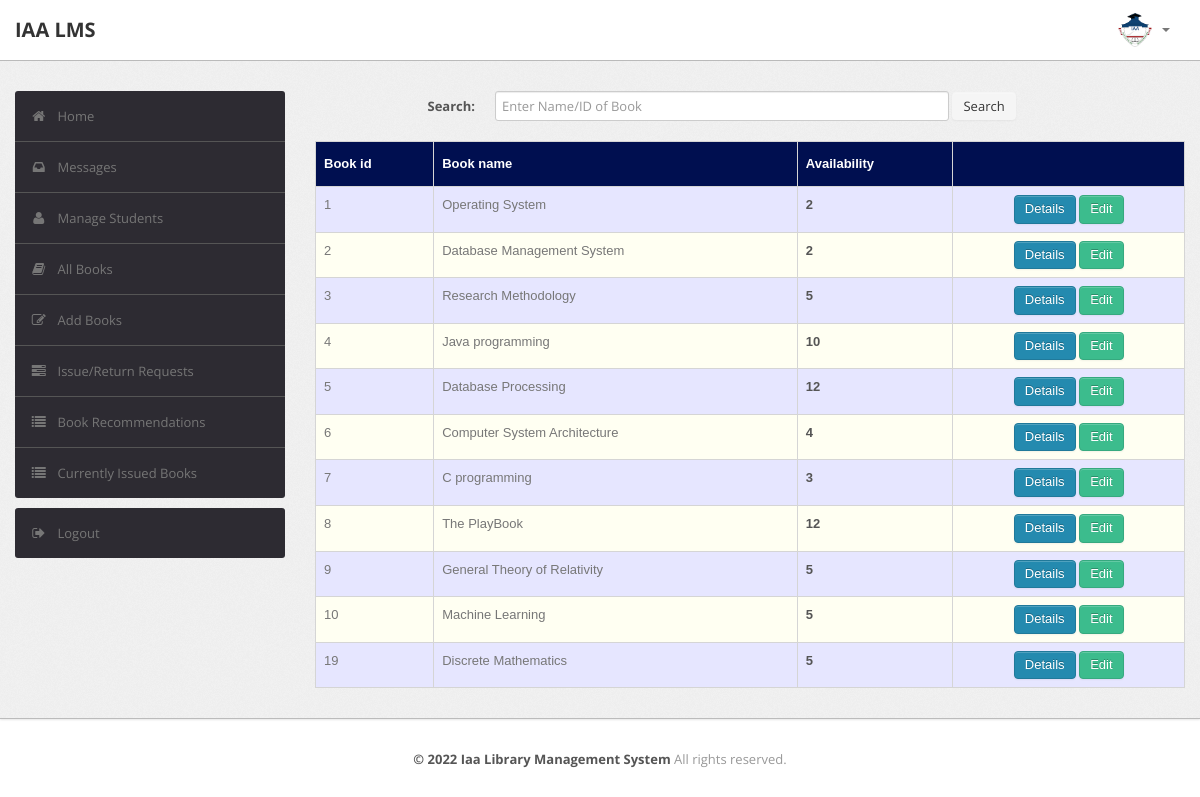
/staffs/librarian/book.php (signed in), run on the app's committed database.
### tables this page shows
CREATE TABLE `book` (
  `BookId` int(10) NOT NULL,
  `Title` varchar(50) DEFAULT NULL,
  `Publisher` varchar(50) DEFAULT NULL,
  `Year` varchar(50) DEFAULT NULL,
  `Availability` int(5) DEFAULT NULL
);

### staffs/librarian/book.php (the view, shortened to what this page needs)
<?php
require('dbconn.php');
?>
<?php
if ($_SESSION['RegNo']) {
    ?>
<!DOCTYPE html>
<html lang="en">
    <head>
        <link type="text/css" href="bootstrap/css/bootstrap.min.css" rel="stylesheet">
        <link type="text/css" href="bootstrap/css/bootstrap-responsive.min.css" rel="stylesheet">
        <link type="text/css" href="css/theme.css" rel="stylesheet">
        <link type="text/css" href="images/icons/css/font-awesome.css" rel="stylesheet">
    </head>
    <body>
        <div class="navbar navbar-fixed-top">
            <div class="navbar-inner">
                <div class="container">
                        <a class="brand" href="index.php">IAA LMS </a>
                    <div class="nav-collapse collapse navbar-inverse-collapse">
                        <ul class="nav pull-right">
                            <li class="nav-user dropdown"><a href="#" class="dropdown-toggle" data-toggle="dropdown">
                                <img src="images/iaa.png" class="nav-avatar" />
                                <b class="caret"></b></a>
                            </li>
                        </ul>
                    </div>
                </div>
            </div>
        </div>
        <div class="wrapper">
            <div class="container">
                <div class="row">
                    <div class="span3">
                        <div class="sidebar">
                            <ul class="widget widget-menu unstyled">
                                <li class="active"><a href="index.php"><i class="menu-icon icon-home"></i>Home
                                </a></li>
                                 <li><a href="message.php"><i class="menu-icon icon-inbox"></i>Messages</a>
                                </li>
                                <li><a href="student.php"><i class="menu-icon icon-user"></i>Manage Students </a>
                                </li>
                                <li><a href="book.php"><i class="menu-icon icon-book"></i>All Books </a></li>
                                <li><a href="addbook.php"><i class="menu-icon icon-edit"></i>Add Books </a></li>
                                <li><a href="requests.php"><i class="menu-icon icon-tasks"></i>Issue/Return Requests </a></li>
                                <li><a href="recommendations.php"><i class="menu-icon icon-list"></i>Book Recommendations </a></li>
                                <li><a href="current.php"><i class="menu-icon icon-list"></i>Currently Issued Books </a></li>
                            </ul>
                            <ul class="widget widget-menu unstyled">
                                <li><a href="logout.php"><i class="menu-icon icon-signout"></i>Logout </a></li>
                            </ul>
                        </div>
                    </div>
                    <div class="span9">
                  <form class="form-horizontal row-fluid" action="book.php" method="post">
                                        <div class="control-group">
                                            <label class="control-label" for="Search"><b>Search:</b></label>
                                            <div class="controls">
                                                <input type="text" id="title" name="title" placeholder="Enter Name/ID of Book" class="span8" required>
                                                <button type="submit" name="submit"class="btn">Search</button>
                                            </div>
                                        </div>
                                    </form>
                                    <br>
                                    <?php
                                    if(isset($_POST['submit']))
                                        {$s=$_POST['title'];
                                            $sql="select * from library.book where BookId='$s' or Title like '%$s%'";
                                        }
                                    else
                                        $sql="select * from library.book";
                                    $result=$conn->query($sql);
                                    $rowcount=mysqli_num_rows($result);
                                    if(!($rowcount))
                                        echo "<br><center><h2><b><i>No Results</i></b></h2></center>";
                                    else
                                    {
                                    ?>
                        <table class="table" id = "tables">
                                  <thead>
                                    <tr>
                                      <th>Book id</th>
                                      <th>Book name</th>
                                      <th>Availability</th>
                                      <th></th>
                                    </tr>
                                  </thead>
                                  <tbody>
                                    <?php
                            while($row=$result->fetch_assoc())
                            {
                                $bookid=$row['BookId'];
                                $name=$row['Title'];
                                $avail=$row['Availability'];
                            ?>
                                    <tr>
                                      <td><?php echo $bookid ?></td>
                                      <td><?php echo $name ?></td>
                                      <td><b><?php echo $avail ?></b></td>
                                        <td><center>
                                            <a href="bookdetails.php?id=<?php echo $bookid; ?>" class="btn btn-primary">Details</a>
                                            <a href="edit_book_details.php?id=<?php echo $bookid; ?>" class="btn btn-success">Edit</a>
                                        </center></td>
                                    </tr>
                               <?php }} ?>
                               </tbody>
                                </table>
                            </div>
                </div>
            </div>
        </div>
<center><div class="footer">
            <div class="container">
                <b class="copyright">&copy; 2022 Iaa Library Management System </b>All rights reserved.
            </div>
        </div></center>
    </body>
</html>
<?php }
else {
    echo "<script type='text/javascript'>alert('Access Denied!!!')</script>";
} ?>

### staffs/librarian/css/theme.css (style rules this page uses)
#tables { font-family: "Trebuchet MS", Arial, Helvetica, sans-serif; border-collapse: collapse; width: 100%; }
#tables td, #tables th { border: 1px solid #ddd; padding: 8px; }
#tables tr:nth-child(even) { background-color: #fffff2; }
#tables tr:nth-child(odd) { background-color: #e6e6ff; }
#tables th { padding-top: 12px; padding-bottom: 12px; text-align: left; background-color: #000F50; color: white; }
body { font-size: 13px; font-family: 'Open Sans', Arial, sans-serif; background: #fff; color: #777 }
strong, b { color: #555 }
.wrapper { background: url(../images/bg.png) #eee; border-bottom: 1px solid #bbb; -webkit-box-shadow: 0 1px 2px rgba(0,0,0,0.1); -moz-box-shadow: 0 1px 2px rgba(0,0,0,0.1); box-shadow: 0 1px 2px rgba(0,0,0,0.1); padding: 30px 0 }
.footer { color: #999; padding: 30px 0 60px }
form { margin: 0 }
select, textarea, input[type="text"], input[type="password"], input[type="datetime"], input[type="datetime-local"], input[type="date"], input[type="month"], input[type="time"], input[type="week"], input[type="number"], input[type="email"], input[type="url"], input[type="search"], input[type="tel"], input[type="color"], .uneditable-input, label, input, button, select, textarea { -webkit-border-radius: 3px; -moz-border-radius: 3px; border-radius: 3px; font-size: 13px; font-family: 'Open Sans', Tahoma, Arial, sans-serif }
body [class^="icon-"], body [class*=" icon-"] { font-size: 14px; line-height: 20px; height: 20px }
.form-horizontal .control-group, .form-vertical .control-group { margin-bottom: 0 }
.navbar { position: static!important; margin: 0!important }
.navbar .navbar-inner { background: #fff; border-bottom: 1px solid #bbb; -webkit-box-shadow: 0 1px 2px rgba(0,0,0,0.15); -moz-box-shadow: 0 1px 2px rgba(0,0,0,0.15); box-shadow: 0 1px 2px rgba(0,0,0,0.15) }
.navbar .brand { color: #333; font-weight: bold; font-size: 20px; margin-right: 20px; padding: 20px }
.navbar .nav>li>a { padding: 20px 15px; font-weight: bold; color: #777 }
.nav-user>a { height: 20px }
.nav-avatar { width: 34px; height: 34px; margin: -7px 5px 0 0; -webkit-border-radius: 50%; -moz-border-radius: 50%; border-radius: 50% }
.btn, .btn-box { -webkit-border-radius: 3px; -moz-border-radius: 3px; border-radius: 3px }
.btn { font-size: 13px; font-weight: 600 }
.btn { display: inline-block; margin-bottom: 0; font-weight: 400; text-align: center; vertical-align: middle; cursor: pointer; background-image: none; border: 1px solid transparent; white-space: nowrap; padding: 4px 10px; font-size: 13px; line-height: 1.42857; border-radius: 4px; -webkit-user-select: none; -moz-user-select: none; -ms-user-select: none; user-select: none }
.btn-primary { color: #fff; background-color: #248aaf; border-color: #20799a }
.btn-success { color: #fff; background-color: #3cbc8d; border-color: #36a97f }
.table { margin-bottom: 0 }
.table th, .table td { border-color: #d5d5d5!important }
.widget-menu { background: #fff; -webkit-border-radius: 3px; -moz-border-radius: 3px; border-radius: 3px; overflow: hidden }
.widget-menu a { color: #555; display: block; line-height: 20px; padding: 15px; text-decoration: none!important }
.widget-menu .menu-icon { margin-right: 10px; color: #767676; -webkit-transition: all .2s ease-in-out; -moz-transition: all .2s ease-in-out; transition: all .2s ease-in-out; }
.widget-menu>li+li { border-top: 1px solid #555 }
.widget-menu>li>a { background-color: #2d2b32; color: #767676; -webkit-transition: all .2s ease-in-out; -moz-transition: all .2s ease-in-out; transition: all .2s ease-in-out; }

### data on the page
book: BookId "1", Title "Operating System", Availability "2"
book: BookId "2", Title "Database Management System", Availability "2"
book: BookId "3", Title "Research Methodology", Availability "5"
book: BookId "4", Title "Java programming", Availability "10"
book: BookId "5", Title "Database Processing", Availability "12"
book: BookId "6", Title "Computer System Architecture", Availability "4"
book: BookId "7", Title "C programming", Availability "3"
book: BookId "8", Title "The PlayBook", Availability "12"
book: BookId "9", Title "General Theory of Relativity", Availability "5"
book: BookId "10", Title "Machine Learning", Availability "5"
book: BookId "19", Title "Discrete Mathematics", Availability "5"
